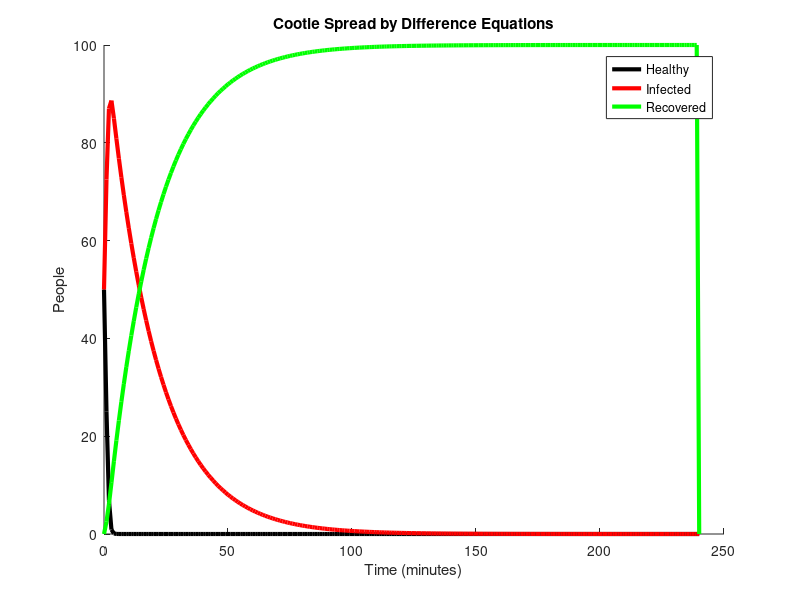

Reproduce this figure in MATLAB.
T = 0:240; %time in minutes

%set rate variables
infection_rate = .01;
recovery_rate = .05;

%vectors for healthy, infected and recovered
H = zeros(1,length(T));
I = zeros(1,length(T));
R = zeros(1,length(T));

%initial numbers for healthy, infected and recovered
H(1) = 50;
I(1) = 50;
R(1) = 0;

for i = 2: T(end)
    newly_infected = infection_rate * H(i-1) * I(i-1);
    newly_recovered = recovery_rate * I(i-1);
    H(i) = H(i-1) - newly_infected;
    I(i) = I(i-1) + newly_infected - newly_recovered;
    R(i) = R(i-1) + newly_recovered;
end

hold on;
plot(T, H, 'k','LineWidth',3);
plot(T, I, 'r','LineWidth',3);
plot(T, R, 'g','LineWidth',3);
legend('Healthy', 'Infected', 'Recovered');
xlabel('Time (minutes)');
ylabel('People');
title('Cootie Spread by Difference Equations');

